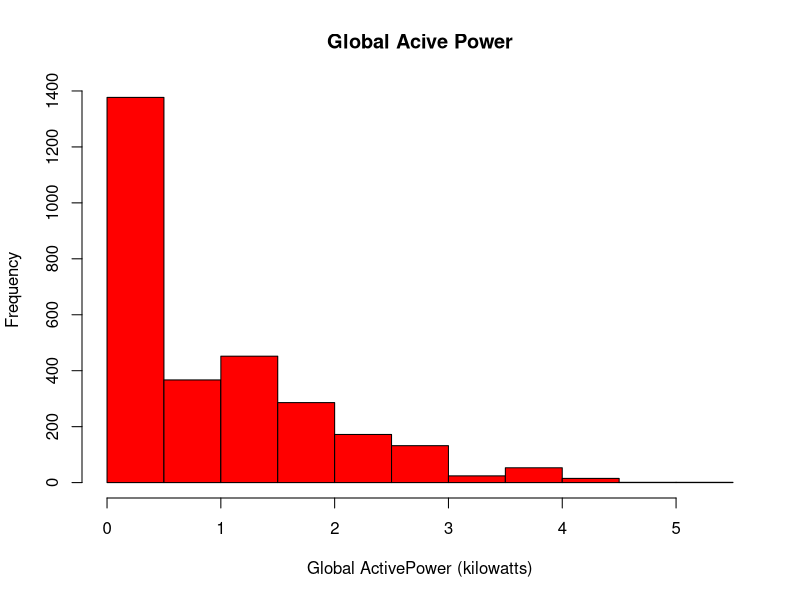

Reproduce this figure in R.
library(dplyr)
library(lubridate)
data<-read.csv('./data/household_power_consumption.csv', na.strings = '?')
graph<-with(data, hist(Global_active_power, col = 'red',
                xlab='Global ActivePower (kilowatts)',
                main='Global Acive Power'))
dev.copy(png, './output/plot1.png', width=480, height=480)
dev.off()